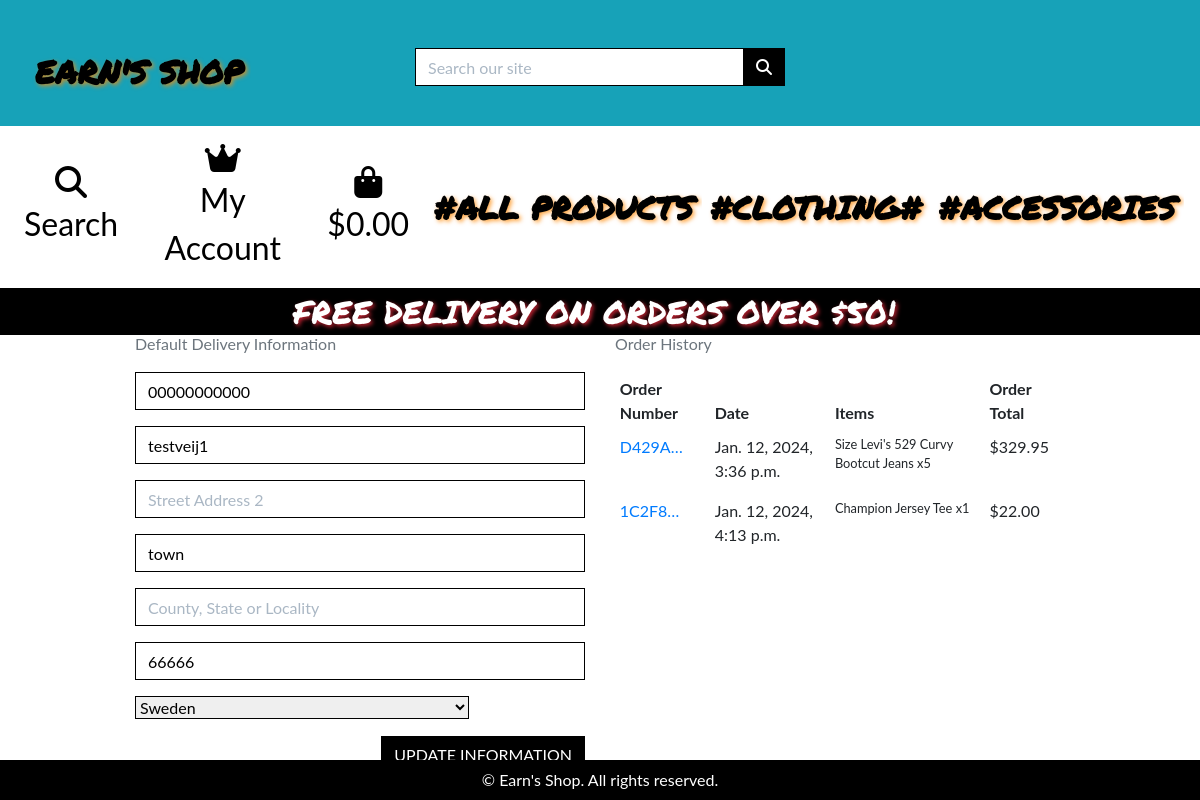
Page /profile/ (signed in) on the committed database.
### profiles/models.py (models this page shows, shortened)
class UserProfile(models.Model):
    user = models.OneToOneField(User, on_delete=models.CASCADE)
    default_phone_number = models.CharField(max_length=20, null=True, blank=True)
    default_street_address1 = models.CharField(max_length=80, null=True, blank=True)
    default_street_address2 = models.CharField(max_length=80, null=True, blank=True)
    default_town_or_city = models.CharField(max_length=40, null=True, blank=True)
    default_county = models.CharField(max_length=80, null=True, blank=True)
    default_postcode = models.CharField(max_length=20, null=True, blank=True)
    default_country = CountryField(blank_label='Country', null=True, blank=True)

### checkout/models.py (models this page shows, shortened)
class Order(models.Model):
    order_number = models.CharField(max_length=32, null=False, editable=False)
    user_profile = models.ForeignKey(UserProfile, on_delete=models.SET_NULL,
                                     null=True, blank=True, related_name='orders')
    full_name = models.CharField(max_length=50, null=False, blank=False)
    email = models.EmailField(max_length=254, null=False, blank=False)
    phone_number = models.CharField(max_length=20, null=False, blank=False)
    country = CountryField(blank_label='Country *', null=False, blank=False)
    postcode = models.CharField(max_length=20, null=True, blank=True)
    town_or_city = models.CharField(max_length=40, null=False, blank=False)
    street_address1 = models.CharField(max_length=80, null=False, blank=False)
    street_address2 = models.CharField(max_length=80, null=True, blank=True)
    county = models.CharField(max_length=80, null=True, blank=True)
    date = models.DateTimeField(auto_now_add=True)
    delivery_cost = models.DecimalField(max_digits=6, decimal_places=2, null=False, default=0)
    order_total = models.DecimalField(max_digits=10, decimal_places=2, null=False, default=0)
    grand_total = models.DecimalField(max_digits=10, decimal_places=2, null=False, default=0)
    original_bag = models.TextField(null=False, blank=False, default='')
    stripe_pid = models.CharField(max_length=254, null=False, blank=False, default='')

class OrderLineItem(models.Model):
    order = models.ForeignKey(Order, null=False, blank=False, on_delete=models.CASCADE, related_name='lineitems')
    product = models.ForeignKey(Product, null=False, blank=False, on_delete=models.CASCADE)
    product_size = models.CharField(max_length=2, null=True, blank=True) # XS, S, M, L, XL
    quantity = models.IntegerField(null=False, blank=False, default=0)
    lineitem_total = models.DecimalField(max_digits=6, decimal_places=2, null=False, blank=False, editable=False)

### products/models.py (models this page shows, shortened)
class Product(models.Model):
    category = models.ForeignKey('Category', null=True, blank=True, on_delete=models.SET_NULL)
    sku = models.CharField(max_length=254, null=True, blank=True)
    name = models.CharField(max_length=254)
    description = models.TextField()
    has_sizes = models.BooleanField(default=False, null=True, blank=True)
    price = models.DecimalField(max_digits=6, decimal_places=2)
    rating = models.DecimalField(max_digits=6, decimal_places=2, null=True, blank=True)
    image_url = models.URLField(max_length=1024, null=True, blank=True)
    image = models.ImageField(null=True, blank=True)

### profiles/views.py (the view)
# urls.py: path('profile/', include('profiles.urls')),
@login_required
def profile(request):
    profile = get_object_or_404(UserProfile, user=request.user)
    if request.method == 'POST':
        form = UserProfileForm(request.POST, instance=profile)
        if form.is_valid():
            form.save()
            messages.success(request, 'Profile updated successfully')
        else:
            messages.error(request, 'Update failed. Please ensure the form is valid.')
    else:
        form = UserProfileForm(instance=profile)
    orders = profile.orders.all()
    template = 'profiles/profile.html'
    context = {
        'form': form,
        'orders': orders,
        'on_profile_page': True
    }
    return render(request, template, context)

### profiles/forms.py
class UserProfileForm(forms.ModelForm):
    class Meta:
        model = UserProfile
        exclude = ('user',)
    def __init__(self, *args, **kwargs):
        super().__init__(*args, **kwargs)
        placeholders = {
            'default_phone_number': 'Phone Number',
            'default_postcode': 'Postal Code',
            'default_town_or_city': 'Town or City',
            'default_street_address1': 'Street Address 1',
            'default_street_address2': 'Street Address 2',
            'default_county': 'County, State or Locality',
        }
        self.fields['default_phone_number'].widget.attrs['autofocus'] = True
        for field in self.fields:
            if field != 'default_country':
                if self.fields[field].required:
                    placeholder = f'{placeholders[field]} *'
                else:
                    placeholder = placeholders[field]
                self.fields[field].widget.attrs['placeholder'] = placeholder
            self.fields[field].widget.attrs['class'] = 'border-black rounded-0 profile-form-input'
            self.fields[field].label = False

### bag/contexts.py (called while the page is built, shortened)
def bag_contents(request):
    bag_items = []
    total = 0
    product_count = 0
    bag = request.session.get('bag', {})
    if total < settings.FREE_DELIVERY_THRESHOLD:
        delivery = total * Decimal(settings.STANDARD_DELIVERY_PERCENTAGE / 100)
        free_delivery_delta = settings.FREE_DELIVERY_THRESHOLD - total
    else:
        delivery = 0
        free_delivery_delta = 0
    grand_total = delivery + total
    context = {
        'bag_items': bag_items,
        'total': total,
        'product_count': product_count,
        'delivery': delivery,
        'free_delivery_delta': free_delivery_delta,
        'free_delivery_threshold': settings.FREE_DELIVERY_THRESHOLD,
        'grand_total': grand_total,
    }
    return context

### profiles/templates/profiles/profile.html (shortened to what this page needs)
{% extends "base.html" %}
{% load static %}
{% block extra_css %}
    <link rel="stylesheet" href="{% static 'profiles/css/profile.css' %}">
{% endblock %}
{% block page_header %}
    <div class="container header-container">
    </div>
{% endblock %}
{% block content %}
    <div class="overlay"></div>
    <div class="container">
        <div class="row">
            <div class="col">
                <h2 class="logo-font mb-4">My Profile</h2>
            </div>
        </div>
        <div class="row">
            <div class="col-12 col-lg-6">
                <p class="text-muted">Default Delivery Information</p>
                <form class="mt-3" action="{% url 'profile' %}" method="POST" id="profile-update-form">
                    {{ form|crispy }}
                    <button class="btn btn-black rounded-0 text-uppercase float-right">Update Information</button>
                </form>
            </div>
            <div class="col-12 col-lg-6">
                <p class="text-muted">Order History</p>
                <div class="order-history table-responsive">
                    <table class="table table-sm table-borderless">
                        <thead>
                            <tr>
                                <th>Order Number</th>
                                <th>Date</th>
                                <th>Items</th>
                                <th>Order Total</th>
                            </tr>
                        </thead>
                        <tbody>
                            {% for order in orders %}
                                <tr>
                                    <td>
                                        <a href="{% url 'order_history' order.order_number %}"
                                        title="{{ order.order_number }}">
                                            {{ order.order_number|truncatechars:6 }}
                                        </a>
                                    </td>
                                    <td>{{ order.date }}</td>
                                    <td>
                                        <ul class="list-unstyled">
                                            {% for item in order.lineitems.all %}
                                                <li class="small">
                                                    {% if item.product.has_sizes %}
                                                        Size {{ item.product.size|upper }}
                                                    {% endif %}{{ item.product.name }} x{{ item.quantity }}
                                                </li>
                                            {% endfor %}
                                        </ul>
                                    </td>
                                    <td>${{ order.grand_total }}</td>
                                </tr>
                            {% endfor %}
                        </tbody>
                    </table>
                </div>
            </div>
        </div>
{% endblock %}

### static/css/base.css (style rules this page uses)
html { height: 100%; }
body { background: url('/media/backgroundpic5.png') no-repeat center center fixed; background-size: cover; color: #555; font-family: 'Lato', sans-serif; }
.logo-font { font-size: 1.5rem; text-transform: uppercase; white-space: nowrap; overflow: hidden; text-overflow: ellipsis; text-shadow: 2px 2px 4px rgba(255, 136, 0, 0.7); padding: 0.5rem; }
.shop-now-button, .btn-black, .btn-outline-black { padding: .375rem .75rem; font-size: 1rem; line-height: 1.5; border-radius: 0; }
.btn-black { background: black; color: white; }
.border-black { border: 1px solid black !important; }
.overlay { height: 100%; width: 100%; top: 0; left: 0; position: fixed; background: white; z-index: -1; }
@media (min-width: 576px) { .header-container { padding-top: 250px; } }
@media (min-width: 768px) { .logo-font { font-size: 2rem; } }
@media (min-width: 768px) { .header-container { padding-top: 30%; } }
@media (min-width: 992px) { .header-container { padding-top: 17%; } }
@media (min-width: 992px) { body { height: calc(100vh - 116px); } }
@media (min-width: 1200px) { .container { max-width: 80%; } }

### profiles/static/profiles/css/profile.css (style rules this page uses)
.order-history { max-height: 416px; overflow-y: auto; }
#profile-update-form .form-control { color: #000; }
#profile-update-form input::placeholder { color: #aab7c4; }
#id_default_country, #id_default_country option:not(:first-child) { color: #000; }

### rows in the picture
UserProfile: default_phone_number "00000000000", default_street_address1 "testveij1", default_town_or_city "town", default_postcode "66666", default_country "Sweden"
Order: order_number "D429A…", date "Jan. 12, 2024, 3:36 p.m.", grand_total "329.95"
OrderLineItem: product.name "Levi's 529 Curvy Bootcut Jeans", quantity "5"
Order: order_number "1C2F8…", date "Jan. 12, 2024, 4:13 p.m.", grand_total "22.00"
OrderLineItem: product.name "Champion Jersey Tee", quantity "1"

### other values in the picture
{{ free_delivery_threshold }} "50"
